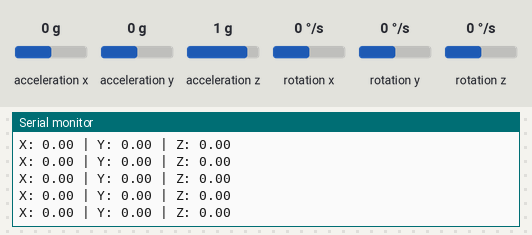
This sketch was run on a simulated Arduino Uno, built with avr-gcc and run on an emulated ATmega328P. Shown: the last lines printed to the serial monitor. The inputs (shaded band) are chosen by the test bench; at power-on: rotation x 0 °/s, rotation y 0 °/s, rotation z 0 °/s, acceleration x 0 g, acceleration y 0 g, acceleration z 1 g.

Above: at 1.2 s.
1.3 s: rotation x set to -192 °/s
At 1.48 s:
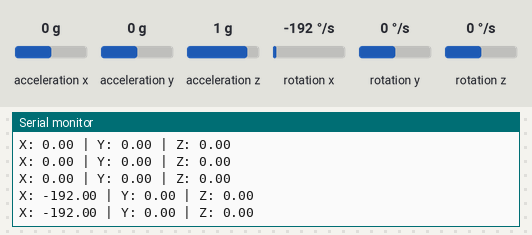
2.8 s: rotation x set to 0 °/s
At 2.85 s:
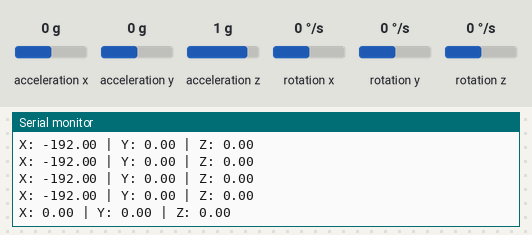
5.8 s: rotation y set to -192 °/s
At 5.9 s:
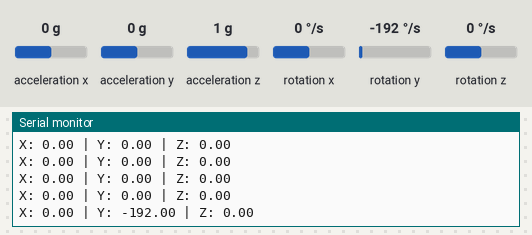
7.3 s: rotation z set to -192 °/s
At 7.37 s:
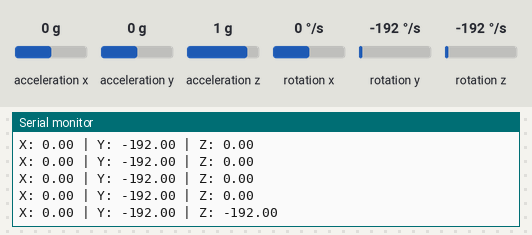
8.8 s: rotation y set to 0 °/s
At 8.84 s:
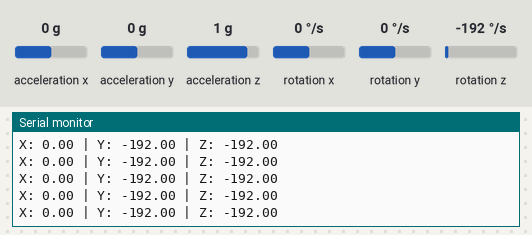

Measured:
- after the input at 1.3 s, the serial monitor: prints a new line after 0.07 s (image 1)
- after the input at 5.8 s, the serial monitor: prints a new line after 0.09 s (image 3)
- after the input at 7.3 s, the serial monitor: prints a new line after 0.07 s (image 4)

The sketch:

data_collection_code_ardB.ino
```cpp
#include <Wire.h>
#include <MPU6050.h>

MPU6050 mpu;

void setup() {
    Serial.begin(9600);
    Wire.begin();
    mpu.initialize();

    if (!mpu.testConnection()) {
        Serial.println("MPU6050 connection failed!");
        while (1);
    } else {
        Serial.println("MPU6050 connected!");
    }
}

void loop() {
    int16_t ax, ay, az, gx, gy, gz;
    mpu.getMotion6(&ax, &ay, &az, &gx, &gy, &gz);

    // Convert raw gyro values to degrees/second
    float gyroX = gx / 131.0;
    float gyroY = gy / 131.0;
    float gyroZ = gz / 131.0;

    Serial.print("X: "); Serial.print(gyroX);
    Serial.print(" | Y: "); Serial.print(gyroY);
    Serial.print(" | Z: "); Serial.println(gyroZ);

    delay(100);
}
```
